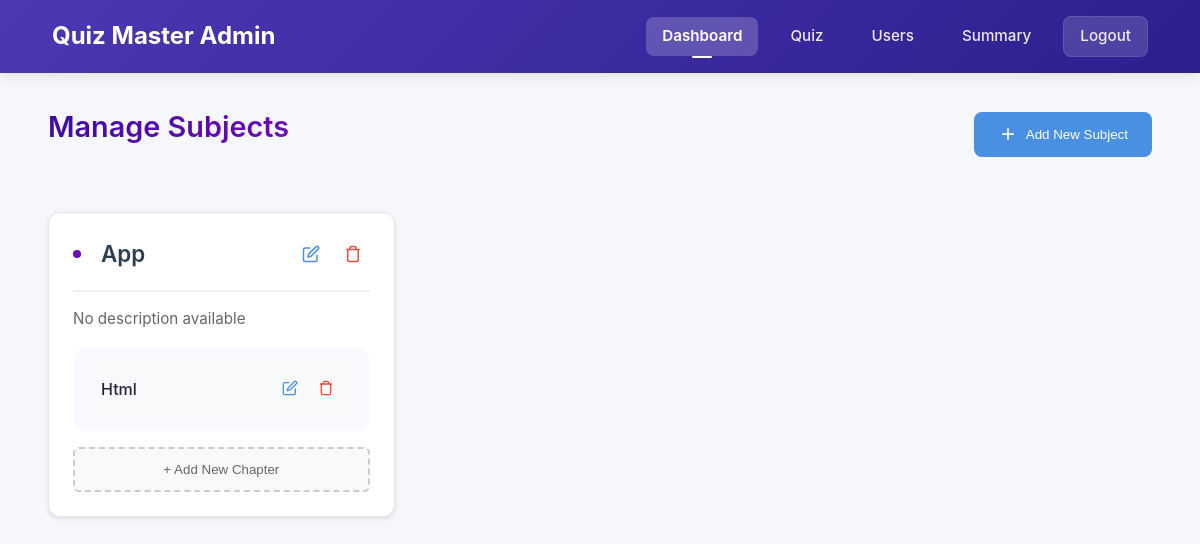
The app's page /admin/dashboard (signed in) with its own data.
### app.py (models this page shows)
class Subject(db.Model):
    id = db.Column(db.Integer, primary_key=True)
    name = db.Column(db.String(100), nullable=False)
    description = db.Column(db.Text, nullable=True)
    created_at = db.Column(db.DateTime, default=datetime.utcnow)
    chapters = db.relationship('Chapter', backref='subject', lazy=True, cascade="all, delete-orphan")

class Chapter(db.Model):
    id = db.Column(db.Integer, primary_key=True)
    name = db.Column(db.String(100), nullable=False)
    description = db.Column(db.Text, nullable=True)
    subject_id = db.Column(db.Integer, db.ForeignKey('subject.id'), nullable=False)
    created_at = db.Column(db.DateTime, default=datetime.utcnow)

### app.py (the view)
@app.route('/admin/dashboard')
@admin_required
def admin_dashboard():
    subjects = Subject.query.order_by(Subject.created_at.desc()).all()
    return render_template('admin/admin_dashboard.html', active_page='home', subjects=subjects)

### app.py (called while the page is built)
def get_current_user():
    if 'user_id' in session:
        return User.query.get(session['user_id'])
    return None

@app.context_processor
def utility_processor():
    return dict(current_user=get_current_user())

def admin_required(f):
    @wraps(f)
    def decorated_function(*args, **kwargs):
        if 'user_id' not in session:
            flash('Please login first.', 'error')
            return redirect(url_for('login'))
        user = User.query.get(session['user_id'])
        if not user or not user.is_admin:
            flash('Admin access required.', 'error')
            return redirect(url_for('dashboard'))
        return f(*args, **kwargs)
    return decorated_function

### templates/admin/admin_dashboard.html (shortened to what this page needs)
<!DOCTYPE html>
<html lang="en">
<head>
    <link href="/static/navbar.css" rel="stylesheet">
    <link href="/static/dashboard.css" rel="stylesheet">
</head>
<body>
    <nav class="navbar">
        <div class="nav-container">
            <div style="font-size: 150%;color: white;font-weight: bold;">
                Quiz Master Admin
            </div>
            <div class="nav-links">
                <a href="{{ url_for('admin_dashboard') }}" {% if active_page == 'home' %}class="active"{% endif %}>
                    Dashboard
                </a>
                <a href="{{ url_for('admin_quiz') }}" {% if active_page == 'quiz' %}class="active"{% endif %}>
                    Quiz
                </a>
                <a href="{{ url_for('users') }}" {% if active_page == 'users' %}class="active"{% endif %}>
                    Users
                </a>
                <a href="{{ url_for('admin_summary') }}" {% if active_page == 'summary' %}class="active"{% endif %}>
                    Summary
                </a>
                <a href="{{ url_for('logout') }}" class="logout-btn">
                    Logout
                </a>
            </div>
        </div>
    </nav>
    <main>
        <div class="dashboard-header">
            <h1 class="dashboard-title">Manage Subjects</h1>
            <button class="add-subject-btn" onclick="openSubjectModal()">
                <svg width="20" height="20" viewBox="0 0 24 24" fill="none" stroke="currentColor" stroke-width="2">
                    <line x1="12" y1="5" x2="12" y2="19"></line>
                    <line x1="5" y1="12" x2="19" y2="12"></line>
                </svg>
                Add New Subject
            </button>
        </div>
        <div class="subjects-grid">
            {% for subject in subjects %}
            <div class="subject-card">
                <div class="subject-header">
                    <h3 class="subject-title">{{ subject.name }}</h3>
                    <div class="subject-actions">
                        <button class="action-btn edit-btn" onclick="openEditSubjectModal({{ subject.id }}, '{{ subject.name }}', '{{ subject.description }}')">
                            <svg width="18" height="18" viewBox="0 0 24 24" fill="none" stroke="currentColor" stroke-width="2">
                                <path d="M11 4H4a2 2 0 0 0-2 2v14a2 2 0 0 0 2 2h14a2 2 0 0 0 2-2v-7"></path>
                                <path d="M18.5 2.5a2.121 2.121 0 0 1 3 3L12 15l-4 1 1-4 9.5-9.5z"></path>
                            </svg>
                        </button>
                        <form action="{{ url_for('delete_subject', subject_id=subject.id) }}" method="POST" style="display: inline;">
                            <button type="submit" class="action-btn delete-btn" onclick="return confirm('Are you sure you want to delete this subject?')">
                                <svg width="18" height="18" viewBox="0 0 24 24" fill="none" stroke="currentColor" stroke-width="2">
                                    <path d="M3 6h18"></path>
                                    <path d="M19 6v14a2 2 0 0 1-2 2H7a2 2 0 0 1-2-2V6m3 0V4a2 2 0 0 1 2-2h4a2 2 0 0 1 2 2v2"></path>
                                </svg>
                            </button>
                        </form>
                    </div>
                </div>
                <p class="subject-description">{{ subject.description or 'No description available' }}</p>
                <div class="chapters-list">
                    {% for chapter in subject.chapters %}
                    <div class="chapter-item">
                        <span>{{ chapter.name }}</span>
                        <div class="chapter-actions">
                            <button class="action-btn edit-btn" onclick="openEditChapterModal({{ chapter.id }}, '{{ chapter.name }}', '{{ chapter.description }}')">
                                <svg width="16" height="16" viewBox="0 0 24 24" fill="none" stroke="currentColor" stroke-width="2">
                                    <path d="M11 4H4a2 2 0 0 0-2 2v14a2 2 0 0 0 2 2h14a2 2 0 0 0 2-2v-7"></path>
                                    <path d="M18.5 2.5a2.121 2.121 0 0 1 3 3L12 15l-4 1 1-4 9.5-9.5z"></path>
                                </svg>
                            </button>
                            <form action="{{ url_for('delete_chapter', chapter_id=chapter.id) }}" method="POST" style="display: inline;">
                                <button type="submit" class="action-btn delete-btn" onclick="return confirm('Are you sure you want to delete this chapter?')">
                                    <svg width="16" height="16" viewBox="0 0 24 24" fill="none" stroke="currentColor" stroke-width="2">
                                        <path d="M3 6h18"></path>
                                        <path d="M19 6v14a2 2 0 0 1-2 2H7a2 2 0 0 1-2-2V6m3 0V4a2 2 0 0 1 2-2h4a2 2 0 0 1 2 2v2"></path>
                                    </svg>
                                </button>
                            </form>
                        </div>
                    </div>
                    {% endfor %}
                </div>
                <button class="add-chapter-btn" onclick="openChapterModal({{ subject.id }})">
                    + Add New Chapter
                </button>
            </div>
            {% else %}
            <div class="empty-state">
                <h3>No subjects available</h3>
                <p>Click the "Add New Subject" button to get started</p>
            </div>
            {% endfor %}
        </div>
    </main>
</body>
</html>

### static/navbar.css (style rules this page uses)
.navbar, .navbar-nav, .nav-item, .nav-link { all: unset; display: revert; }
* { margin: 0; padding: 0; box-sizing: border-box; }
body { font-family: 'Segoe UI', Tahoma, Geneva, Verdana, sans-serif; }
.navbar { background: linear-gradient(135deg, #4b38b3 0%, #2d1f8f 100%); padding: 1rem 2rem; box-shadow: 0 2px 15px rgba(0, 0, 0, 0.1); position: sticky; top: 0; z-index: 1000; display: flex; align-items: center; justify-content: space-between; }
.nav-container { max-width: 1200px; margin: 0 auto; display: flex; justify-content: space-between; align-items: center; width: 100%; }
.nav-links { display: flex; gap: 1rem; align-items: center; }
.nav-links a { color: rgba(255, 255, 255, 0.9); text-decoration: none; padding: 0.5rem 1rem; border-radius: 8px; font-size: 0.95rem; font-weight: 500; transition: all 0.3s ease; position: relative; }
.nav-links a.active { background: rgba(255, 255, 255, 0.2); color: white; font-weight: 600; }
.nav-links a.active::after { content: ''; position: absolute; bottom: -2px; left: 50%; transform: translateX(-50%); width: 20px; height: 2px; background-color: white; border-radius: 2px; }
.logout-btn { background-color: rgba(255, 255, 255, 0.15); color: white; padding: 0.5rem 1.2rem; border-radius: 8px; font-weight: 500; transition: all 0.3s ease; border: 1px solid rgba(255, 255, 255, 0.1); }
.nav-container { display: flex; justify-content: space-between; align-items: center; padding: 0 20px; max-width: 1200px; margin: 0 auto; }

### static/dashboard.css (style rules this page uses)
body { background: #f8f9ff; font-family: 'Inter', system-ui, -apple-system, sans-serif; color: #1a1f36; line-height: 1.5; margin: 0; padding: 0; }
main { max-width: 1400px; margin: 0 auto; padding: 2rem; background: #f8f9ff; }
.dashboard-header { margin-bottom: 3rem; position: relative; padding-bottom: 1rem; }
.dashboard-title { font-size: 2.5rem; font-weight: 800; background: linear-gradient(135deg, #3a0ca3 0%, #7209b7 100%); -webkit-background-clip: text; -webkit-text-fill-color: transparent; margin-bottom: 1rem; }
.subjects-grid { display: grid; grid-template-columns: repeat(auto-fill, minmax(380px, 1fr)); gap: 2.5rem; perspective: 1000px; }
.subject-card { background: white; border-radius: 20px; box-shadow: 0 4px 6px -1px rgba(58, 12, 163, 0.05), 0 2px 4px -1px rgba(58, 12, 163, 0.03); padding: 2rem; position: relative; transition: all 0.4s cubic-bezier(0.4, 0, 0.2, 1); overflow: hidden; border: 1px solid rgba(114, 9, 183, 0.08); }
.subject-card::before { content: ''; position: absolute; top: 0; left: 0; right: 0; height: 6px; background: linear-gradient(135deg, #3a0ca3 0%, #7209b7 100%); border-radius: 20px 20px 0 0; opacity: 0; transition: opacity 0.3s ease; }
.subject-header { margin-bottom: 2rem; position: relative; }
.subject-title { font-size: 1.75rem; font-weight: 700; color: #2d1f3f; margin-bottom: 1rem; display: flex; align-items: center; gap: 0.75rem; }
.subject-title::before { content: ''; display: block; width: 8px; height: 8px; background: #7209b7; border-radius: 50%; margin-right: 0.5rem; }
.subject-description { color: #4f546b; font-size: 1rem; line-height: 1.7; margin-bottom: 2rem; }
.chapters-list { background: #f8f9ff; border-radius: 16px; padding: 0.75rem; position: relative; }
.chapter-item { padding: 1.25rem; border-radius: 12px; display: flex; align-items: center; gap: 1rem; cursor: pointer; transition: all 0.3s ease; position: relative; overflow: hidden; }
.chapter-item::before { content: ''; position: absolute; left: 0; top: 0; height: 100%; width: 4px; background: linear-gradient(135deg, #3a0ca3 0%, #7209b7 100%); opacity: 0; transition: opacity 0.3s ease; border-radius: 4px; }
.chapter-item span { color: #2d1f3f; font-weight: 500; font-size: 1rem; flex: 1; }

### records on screen
Subject: name "App", description "No description available"
Chapter: name "Html"
